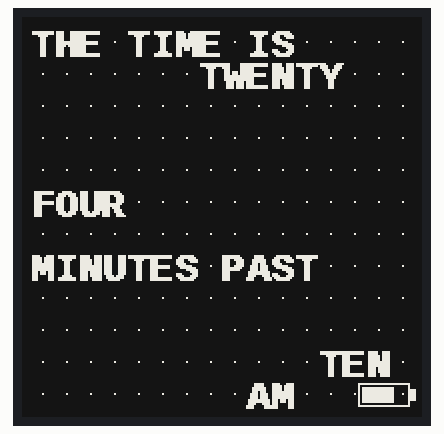
Simulated run of this sketch. Board: ESP32. Parts: 200×200 one-colour display. The local clock reads 2024-03-15 10:24:30 at power-on unless the sketch sets it.

Above: at 2.3 s.
At 30.8 s:
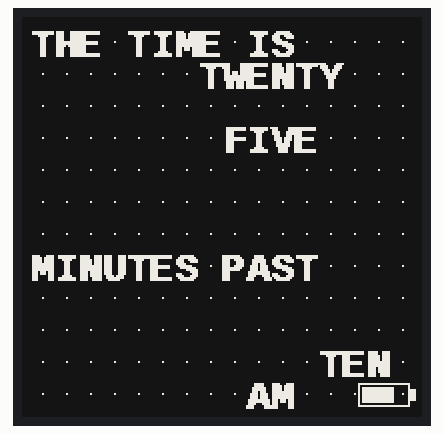
At 91.3 s:
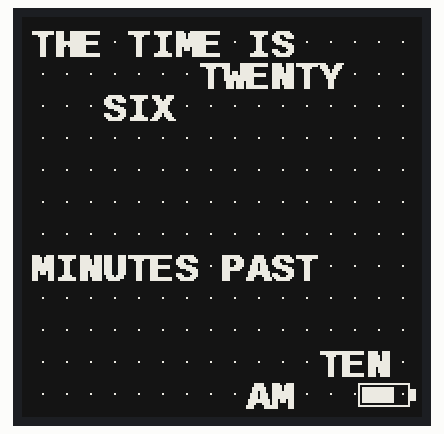

Measured:
- what the display in image 1 shows lasts 60.5 s, from 30.8 s to 91.3 s

The sketch:

WordClock.ino
```cpp
// ═══════════════════════════════════════════════════════════════
//  WORD CLOCK  –  Watchy watch face  v2
//  Font: DejaVu Sans Mono Bold 9pt (auto-generated WordClockFont.h)
//  Features:
//    • Auto UK BST / GMT  (no manual change ever needed)
//    • Nighttime blackout  00:00 – 07:00
//    • Buzzer / vibrate disabled  (vibrateOClock = false)
//    • gmtOffset = 0  (RTC stores UTC, localHour() handles offset)
//    • Battery icon  (bottom-right corner, white on black)
//    • MINUTE singular / MINUTES plural
// ═══════════════════════════════════════════════════════════════

#include <Watchy.h>
#include "settings.h"
#include "WordClockFont.h"

// ── Deep-sleep persistent state ──────────────────────────────
RTC_DATA_ATTR bool    displaySleeping = false;
RTC_DATA_ATTR uint8_t lastHour        = 99;   // 99 → full refresh on first boot

// ── Nighttime blackout window (local time, 24 h) ─────────────
#define SLEEP_FROM  00    // 00:00 PM  ← only these two lines need changing
#define SLEEP_UNTIL  7    //  7:00 AM

// ── Character grid  (16 cols × 12 rows) ──────────────────────
static const char GRID[12][17] = {
  "THEBTIMERISEHALF",   // row  0
  "QUARTERTWENTYYYX",   // row  1
  "TENSIXTEENTWONEL",   // row  2
  "EIGHTEENFIVERXXX",   // row  3
  "SEVENTEENINETEEN",   // row  4
  "FOURTEENTHIRTEEN",   // row  5
  "TWELVELEVENTHREE",   // row  6
  "MINUTESXPASTOWOR",   // row  7
  "TWONELEVENINESIX",   // row  8
  "SEVENTHREETWELVE",   // row  9
  "FOURXFIVEIGHTEND",   // row 10
  "XXOCLOCKXAMXPMXX",   // row 11
};

// ── Word definition {row, startCol, length} ──────────────────
struct WD { uint8_t r, c, l; };

static const WD W_THE      = {0,  0, 3};
static const WD W_TIME     = {0,  4, 4};
static const WD W_IS       = {0,  9, 2};
static const WD W_HALF     = {0, 12, 4};
static const WD W_QUARTER  = {1,  0, 7};
static const WD W_TWENTY   = {1,  7, 6};
static const WD W_TEN_M    = {2,  0, 3};
static const WD W_SIX_M    = {2,  3, 3};
static const WD W_SIXTEEN  = {2,  3, 7};
static const WD W_TWO_M    = {2, 10, 3};
static const WD W_ONE_M    = {2, 12, 3};
static const WD W_EIGHT_M  = {3,  0, 5};
static const WD W_EIGHTEEN = {3,  0, 8};
static const WD W_FIVE_M   = {3,  8, 4};
static const WD W_SEVEN_M  = {4,  0, 5};
static const WD W_SEVENTN  = {4,  0, 9};
static const WD W_NINE_M   = {4,  8, 4};
static const WD W_NINETEEN = {4,  8, 8};
static const WD W_FOUR_M   = {5,  0, 4};
static const WD W_FOURTEEN = {5,  0, 8};
static const WD W_THIRTEEN = {5,  8, 8};
static const WD W_TWELVE_M = {6,  0, 6};
static const WD W_ELEVEN_M = {6,  5, 6};
static const WD W_THREE_M  = {6, 11, 5};
static const WD W_MINUTE   = {7,  0, 6};  // singular – no trailing S
static const WD W_MINUTES  = {7,  0, 7};  // plural
static const WD W_PAST     = {7,  8, 4};
static const WD W_TO       = {7, 11, 2};
static const WD W_AM       = {11, 9, 2};
static const WD W_PM       = {11,12, 2};
static const WD W_OCLOCK   = {11, 2, 6};
static const WD HOURS[13]  = {
  {0, 0, 0},       // [0]  unused
  {8,  2, 3},      // [1]  ONE
  {8,  0, 3},      // [2]  TWO
  {9,  5, 5},      // [3]  THREE
  {10, 0, 4},      // [4]  FOUR
  {10, 5, 4},      // [5]  FIVE
  {8, 13, 3},      // [6]  SIX
  {9,  0, 5},      // [7]  SEVEN
  {10, 8, 5},      // [8]  EIGHT
  {8,  9, 4},      // [9]  NINE
  {10,12, 3},      // [10] TEN
  {8,  4, 6},      // [11] ELEVEN
  {9, 10, 6},      // [12] TWELVE
};

// ── Layout constants ─────────────────────────────────────────
// WordClockFont: advance 12 px wide × 16 px yAdvance
// 16 cols × 12 = 192 px → 4 px margin  |  12 rows × 16 = 192 px → 4 px margin
static const uint8_t MARGIN = 4;
static const uint8_t CW     = 12;
static const uint8_t CH     = 16;

// ─────────────────────────────────────────────────────────────
//  lastSundayOf  –  pure maths, no class members needed
// ─────────────────────────────────────────────────────────────
static uint8_t lastSundayOf(uint16_t year, uint8_t month) {
  static const uint8_t dom[] = {31,28,31,30,31,30,31,31,30,31,30,31};
  uint8_t lastDay = dom[month - 1];
  if (month == 2 && year % 4 == 0 && (year % 100 != 0 || year % 400 == 0))
    lastDay = 29;
  tmElements_t t;
  t.Year = year - 1970; t.Month = month; t.Day = lastDay;
  t.Hour = 12; t.Minute = 0; t.Second = 0;
  return lastDay - (weekday(makeTime(t)) - 1);  // weekday() 1 = Sunday
}

// ─────────────────────────────────────────────────────────────
class WordClock : public Watchy {
public:
  WordClock(const watchySettings& s) : Watchy(s) {}
  void drawWatchFace() override;

private:
  bool    isUKBST();
  uint8_t localHour();
  bool    isSleepTime();
  void    vibrateIfAwake(uint8_t times = 1);
  void    buildActiveMap(bool active[12][16]);
  void    markMinuteWords(bool active[12][16], uint8_t n);
  void    mk(bool active[12][16], const WD& w);
  void    drawGrid(bool active[12][16]);
  void    drawBattery();
};

// ── Auto UK BST / GMT ─────────────────────────────────────────
bool WordClock::isUKBST() {
  uint16_t yr  = currentTime.Year + 1970;
  uint8_t  mon = currentTime.Month;
  uint8_t  day = currentTime.Day;
  uint8_t  hr  = currentTime.Hour;  // UTC

  if (mon < 3 || mon > 10) return false;
  if (mon > 3 && mon < 10) return true;

  uint8_t lastSun = lastSundayOf(yr, mon);
  if (mon == 3) {
    if (day < lastSun) return false;
    if (day > lastSun) return true;
    return (hr >= 1);
  }
  if (day < lastSun) return true;
  if (day > lastSun) return false;
  return (hr < 1);
}

uint8_t WordClock::localHour() {
  return (currentTime.Hour + (isUKBST() ? 1 : 0)) % 24;
}

// ── Nighttime blackout ────────────────────────────────────────
bool WordClock::isSleepTime() {
  uint8_t h = localHour();
  if (SLEEP_FROM > SLEEP_UNTIL)
    return (h >= SLEEP_FROM || h < SLEEP_UNTIL);
  return (h >= SLEEP_FROM && h < SLEEP_UNTIL);
}

void WordClock::vibrateIfAwake(uint8_t times) {
  if (!isSleepTime()) vibMotor(75, times);
}

// ── Cell marker ───────────────────────────────────────────────
void WordClock::mk(bool active[12][16], const WD& w) {
  for (uint8_t i = 0; i < w.l; i++) active[w.r][w.c + i] = true;
}

// ── Build active map ──────────────────────────────────────────
void WordClock::buildActiveMap(bool active[12][16]) {
  const uint8_t h    = localHour();
  const uint8_t m    = currentTime.Minute;
  const bool    isTo = (m > 30);
  const uint8_t nh   = (h + 1) % 24;
  auto to12 = [](uint8_t x) -> uint8_t { return (x % 12 == 0) ? 12 : (x % 12); };

  mk(active, W_THE);
  mk(active, W_TIME);
  mk(active, W_IS);
  mk(active, h < 12 ? W_AM : W_PM);
  mk(active, HOURS[isTo ? to12(nh) : to12(h)]);

  if (m == 0) {
    mk(active, W_OCLOCK);
  } else {
    mk(active, isTo ? W_TO : W_PAST);
    uint8_t n = isTo ? (60 - m) : m;
    markMinuteWords(active, n);
  }
}

void WordClock::markMinuteWords(bool active[12][16], uint8_t n) {
  if      (n == 1)              mk(active, W_MINUTE);
  else if (n != 15 && n != 30) mk(active, W_MINUTES);

  if      (n ==  1) mk(active, W_ONE_M);
  else if (n ==  2) mk(active, W_TWO_M);
  else if (n ==  3) mk(active, W_THREE_M);
  else if (n ==  4) mk(active, W_FOUR_M);
  else if (n ==  5) mk(active, W_FIVE_M);
  else if (n ==  6) mk(active, W_SIX_M);
  else if (n ==  7) mk(active, W_SEVEN_M);
  else if (n ==  8) mk(active, W_EIGHT_M);
  else if (n ==  9) mk(active, W_NINE_M);
  else if (n == 10) mk(active, W_TEN_M);
  else if (n == 11) mk(active, W_ELEVEN_M);
  else if (n == 12) mk(active, W_TWELVE_M);
  else if (n == 13) mk(active, W_THIRTEEN);
  else if (n == 14) mk(active, W_FOURTEEN);
  else if (n == 15) mk(active, W_QUARTER);
  else if (n == 16) mk(active, W_SIXTEEN);
  else if (n == 17) mk(active, W_SEVENTN);
  else if (n == 18) mk(active, W_EIGHTEEN);
  else if (n == 19) mk(active, W_NINETEEN);
  else if (n == 20) mk(active, W_TWENTY);
  else if (n == 30) mk(active, W_HALF);
  else {
    mk(active, W_TWENTY);
    switch (n - 20) {
      case 1: mk(active, W_ONE_M);   break;
      case 2: mk(active, W_TWO_M);   break;
      case 3: mk(active, W_THREE_M); break;
      case 4: mk(active, W_FOUR_M);  break;
      case 5: mk(active, W_FIVE_M);  break;
      case 6: mk(active, W_SIX_M);   break;
      case 7: mk(active, W_SEVEN_M); break;
      case 8: mk(active, W_EIGHT_M); break;
      case 9: mk(active, W_NINE_M);  break;
    }
  }
}

// ── Grid renderer ─────────────────────────────────────────────
//  Active cells  → glyph drawn twice: once normally, once +1 px to
//                  the right. The second pass thickens each stroke
//                  by one pixel, giving bold weight on e-paper without
//                  needing a separate heavy font file.
//  Inactive cells → single centre pixel (dot-matrix grid hint)
void WordClock::drawGrid(bool active[12][16]) {
  display.setFont(&WordClockFont);
  display.setTextWrap(false);
  display.setTextColor(GxEPD_WHITE);

  for (uint8_t r = 0; r < 12; r++) {
    for (uint8_t c = 0; c < 16; c++) {
      const int16_t px = MARGIN + c * CW;
      const int16_t py = MARGIN + r * CH;

      if (active[r][c]) {
        // First pass — normal position
        display.setCursor(px, py + CH);
        display.print(GRID[r][c]);
        // Second pass — 1 px right → thicker strokes
        display.setCursor(px + 1, py + CH);
        display.print(GRID[r][c]);
      } else {
        // Single pixel at cell centre — subtle dot grid
        display.drawPixel(px + CW / 2, py + CH / 2, GxEPD_WHITE);
      }
    }
  }
  display.setFont(NULL);
}

// ── Battery icon (white on black, bottom-right corner) ────────
void WordClock::drawBattery() {
  float v   = getBatteryVoltage();
  int   pct = (int)(100.0f * (v - 3.3f) / (4.2f - 3.3f));
  pct = (pct > 100) ? 100 : (pct < 0) ? 0 : pct;

  const int16_t BX = 168, BY = 183;
  display.drawRect(BX,    BY,     26, 12, GxEPD_WHITE);   // body
  display.fillRect(BX+26, BY + 3,  3,  6, GxEPD_WHITE);   // nub
  int fw = (22 * pct) / 100;
  if (fw > 0)
    display.fillRect(BX + 2, BY + 2, fw, 8, GxEPD_WHITE);
}

// ── Main draw ─────────────────────────────────────────────────
void WordClock::drawWatchFace() {
  if (isSleepTime()) {
    if (!displaySleeping) {
      // ── First entry into blackout window ──────────────────
      // Fill buffer black and let the library push it to the
      // panel once — this is the single intentional refresh.
      display.fillScreen(GxEPD_BLACK);
      displaySleeping = true;
    } else {
      // ── Already sleeping ──────────────────────────────────
      // Power down the display controller (~1 µA standby).
      // The Watchy library calls display.display() after we
      // return, but the panel ignores SPI commands while
      // hibernated — no physical refresh occurs.
      // Saves the ~10–20 mA refresh current for every skipped
      // wake across the full 9-hour blackout window.
      display.hibernate();
    }
    return;
  }
  if (displaySleeping) {
    // ── First wake after blackout ──────────────────────────
    // The library re-initialises the display before calling us,
    // so the panel is already awake. Clear the flag and fall
    // through to a normal full redraw, which clears any ghosting
    // left from the black sleep screen.
    displaySleeping = false;
  }

  bool active[12][16];
  memset(active, 0, sizeof(active));
  buildActiveMap(active);

  display.fillScreen(GxEPD_BLACK);
  drawGrid(active);
  drawBattery();

  lastHour = localHour();
}

// ─────────────────────────────────────────────────────────────
WordClock wc(settings);
void setup() { wc.init(); }
void loop()  {}
```

settings.h
```cpp
#pragma once
#include <Watchy.h>

// ╔══════════════════════════════════════════════════════════════╗
//  WATCHY WORD CLOCK — settings
//
//  ── WiFi credentials ──────────────────────────────────────────
//  Do NOT put WiFi credentials here. Watchy uses WiFiManager:
//
//  1. Upload this sketch.
//  2. On the watch: Back+Up buttons → "Setup WiFi" in the menu.
//  3. On your phone/PC: connect to the "Watchy AP" WiFi network.
//  4. A browser page opens at 192.168.4.1 → enter your SSID
//     and password → Save.
//  5. Watchy connects, syncs time from the NTP server below,
//     and returns to the watch face.
//  You only need to do this once — credentials are stored on
//  the watch and survive firmware updates.
//
//  ── Quotes answer ─────────────────────────────────────────────
//  In C++, string values always stay inside double quotes.
//  Example:  .ntpServer = "time.google.com"
//  If your WiFi name is  MyHome  → type  "MyHome"  with quotes.
// ╚══════════════════════════════════════════════════════════════╝

const watchySettings settings = {
    // ── Weather (unused — leave blank) ────────────────────────
    .cityID                = "",
    .lat                   = "",
    .lon                   = "",
    .weatherAPIKey         = "",
    .weatherURL            = "",
    .weatherUnit           = "",
    .weatherLang           = "",
    .weatherUpdateInterval = 0,

    // ── NTP ───────────────────────────────────────────────────
    // time.google.com is reliable and fast worldwide.
    // gmtOffset = 0 → RTC stores UTC; localHour() in
    // WordClock.ino automatically applies BST (+1) or GMT (+0).
    .ntpServer             = "time.google.com",
    .gmtOffset             = 0,

    // ── Vibration ─────────────────────────────────────────────
    .vibrateOClock         = false,   // buzzer disabled
};
```

Source omitted: WordClockFont.h (data table, 8628 bytes)
